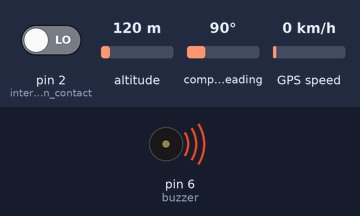
Recording of a sketch running on a simulated Arduino Uno, built with avr-gcc and run on an emulated ATmega328P. Shown: buzzer (waves = sounding). Inputs (shaded band) come from the test bench; at power-on: pin 2 (interruptPin_contact) LOW, altitude 120 m, compass heading 90°, GPS speed 0 km/h. The GPS gets a fix after 3 s at 37.7749, -122.4194 with 8 satellites; what the sketch prints to the serial monitor is not drawn.

Above: at 0.1 s.
At 2.2 s:
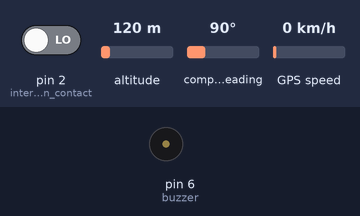
Timing chart, 0 to 3.7 s (numbered marks = the images above):
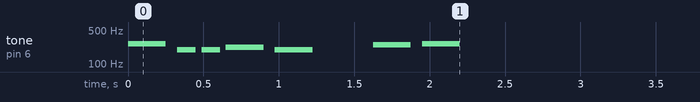

The sketch:

HC_06_Transceiver_NOLED.ino
```cpp
// (licence header left out)
#include <TinyGPS++.h>
#include <SoftwareSerial.h>

static const int RXPin = 11, TXPin = 12;
static const uint32_t GPSBaud = 9600;

const int buzzer = 6;
const int interruptPin_contact = 2;
volatile int contact = 0;

// The TinyGPS++ object
TinyGPSPlus gps;

// The serial connection to the GPS device
SoftwareSerial ss(RXPin, TXPin);

// notes in the melody:
int melody[] = {
  262, 196, 196, 220, 196, 0, 247, 262
};

// note durations: 4 = quarter note, 8 = eighth note, etc.:
int noteDurations[] = {
  4, 8, 8, 4, 4, 4, 4, 4
};

void emergency_contact(){
  contact = 1;
  ss.print("S");
  ss.print(gps.location.lat(), 6);
  ss.print(",");
  ss.print(gps.location.lng(), 6);
  ss.print(",");
  ss.print(gps.date.year());
  ss.print(",");
  ss.print(gps.date.month());
  ss.print(",");
  ss.print(gps.date.day());
  ss.print(",");
  ss.print(gps.time.hour());
  ss.print(",");
  ss.print(gps.time.minute());
  ss.print(",");
  ss.print(gps.time.second());
  ss.print(",");
  ss.print(contact);
  ss.println("E");

  Serial.print("S");
  Serial.print(gps.location.lat(), 6);
  Serial.print(",");
  Serial.print(gps.location.lng(), 6);
  Serial.print(",");
  Serial.print(gps.date.year());
  Serial.print(",");
  Serial.print(gps.date.month());
  Serial.print(",");
  Serial.print(gps.date.day());
  Serial.print(",");
  Serial.print(gps.time.hour());
  Serial.print(",");
  Serial.print(gps.time.minute());
  Serial.print(",");
  Serial.print(gps.time.second());
  Serial.print(",");
  Serial.print(contact);
  Serial.println("E");
  contact = 0;
}

void setup(){
  // iterate over the notes of the melody:
  for (int thisNote = 0; thisNote < 8; thisNote++) {

    // to calculate the note duration, take one second divided by the note type.
    //e.g. quarter note = 1000 / 4, eighth note = 1000/8, etc.
    int noteDuration = 1000 / noteDurations[thisNote];
    tone(buzzer, melody[thisNote], noteDuration);

    // to distinguish the notes, set a minimum time between them.
    // the note's duration + 30% seems to work well:
    int pauseBetweenNotes = noteDuration * 1.30;
    delay(pauseBetweenNotes);
    // stop the tone playing:
    noTone(buzzer);
  }
  Serial.begin(9600);
  ss.begin(GPSBaud);
  attachInterrupt(digitalPinToInterrupt(interruptPin_contact), emergency_contact, RISING);
}


void loop(){
  // This sketch displays information every time a new sentence is correctly encoded.
  if (ss.available() > 0){
    gps.encode(ss.read());
    if (gps.location.isUpdated()){
      ss.print("S");
      ss.print(gps.location.lat(), 6);
      ss.print(",");
      ss.print(gps.location.lng(), 6);
      ss.print(",");
      ss.print(gps.date.year());
      ss.print(",");
      ss.print(gps.date.month());
      ss.print(",");
      ss.print(gps.date.day());
      ss.print(",");
      ss.print(gps.time.hour());
      ss.print(",");
      ss.print(gps.time.minute());
      ss.print(",");
      ss.print(gps.time.second());
      ss.print(",");
      ss.print(contact);
      ss.println("E");

      Serial.print("S");
      Serial.print(gps.location.lat(), 6);
      Serial.print(",");
      Serial.print(gps.location.lng(), 6);
      Serial.print(",");
      Serial.print(gps.date.year());
      Serial.print(",");
      Serial.print(gps.date.month());
      Serial.print(",");
      Serial.print(gps.date.day());
      Serial.print(",");
      Serial.print(gps.time.hour());
      Serial.print(",");
      Serial.print(gps.time.minute());
      Serial.print(",");
      Serial.print(gps.time.second());
      Serial.print(",");
      Serial.print(contact);
      Serial.println("E");
      delay(1100);
    }
  }
}
```
